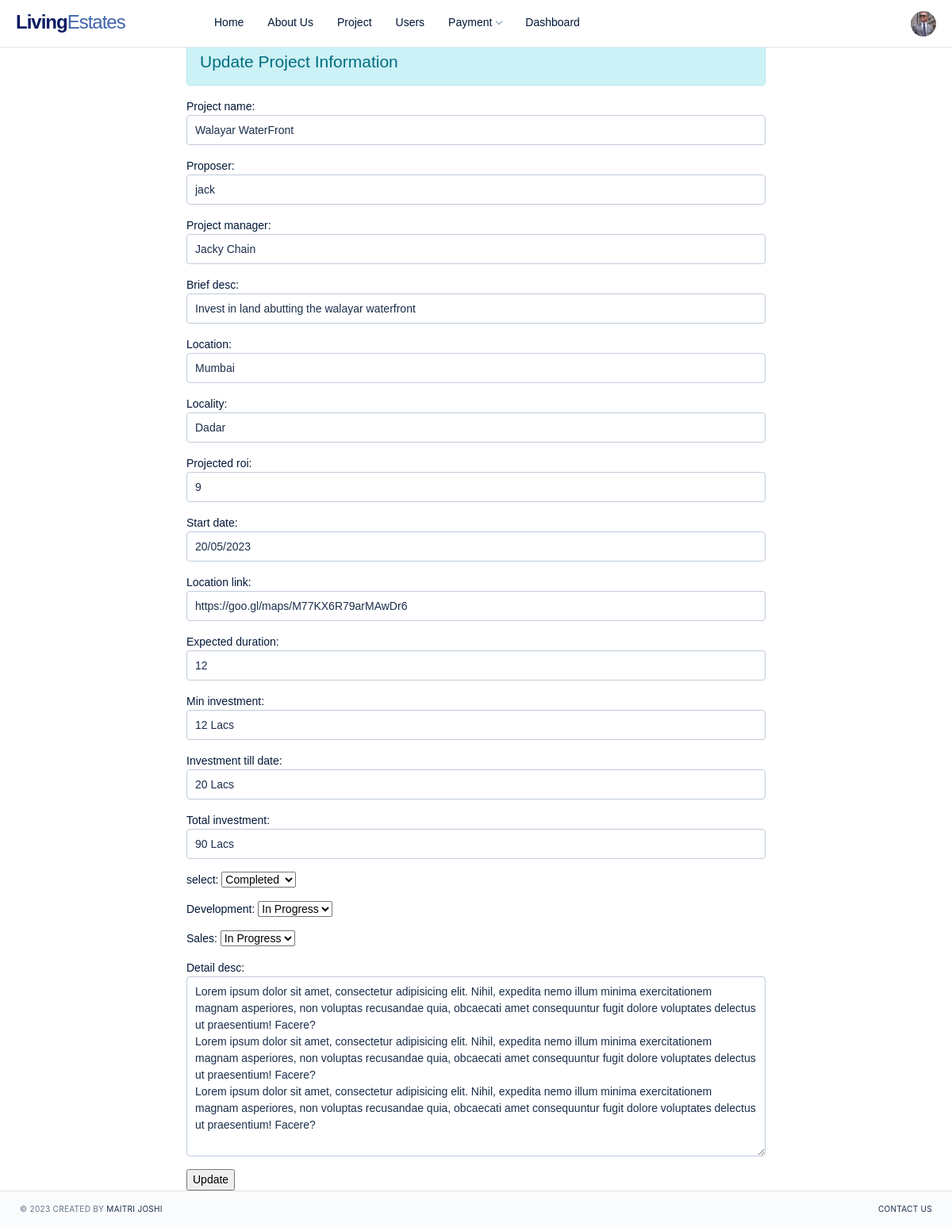
/1/ (signed in), run on the app's committed database.
### app/models.py (models this page shows, shortened)
class Profile(models.Model):
    user=models.OneToOneField(User,null=True,on_delete=models.CASCADE)
    phone_no=models.CharField(max_length=10)
    address_line1=models.CharField(max_length=30)
    address_line2=models.CharField(max_length=30)
    pincode=models.CharField(max_length=30)
    city=models.CharField(max_length=30)
    country=models.CharField(max_length=30)
    image=models.ImageField(upload_to='profile',null=True,default='default.jpg')
    activate_flag=models.CharField(max_length=10,default='0')

class Project(models.Model):
    user=models.ForeignKey(User,on_delete=models.CASCADE,null=True)
    project_name=models.CharField(max_length=100)
    proposer=models.CharField(max_length=100)
    project_manager=models.CharField(max_length=100)
    brief_desc=models.CharField(max_length=100)
    location=models.CharField(max_length=100)
    locality=models.CharField(max_length=100)
    Projected_ROI=models.CharField(max_length=100)
    start_date=models.CharField(max_length=100)
    location_link=models.CharField(max_length=100)
    expected_duration=models.CharField(max_length=100)
    min_investment=models.CharField(max_length=100)
    Investment_till_date=models.CharField(max_length=100)
    total_investment=models.CharField(max_length=100)
    land_purchased=models.CharField(max_length=20,choices=land_p)
    development=models.CharField(max_length=20,choices=dev)
    sales=models.CharField(max_length=20,choices=sales)
    detail_desc=models.TextField(max_length=1000)

### app/views.py (the view)
# urls.py: path('<int:id>/', views.update_project, name='update_project'),
def update_project(request,id):
    if request.method=='POST':
        data1=Project.objects.get(id=id)
        data2=str(data1)
        data2=data2.replace(' ','_')
        print(data2,type(data2),len(data2),'ppppppppppppppppppppp')
        fm=add_project_form(request.POST,request.FILES, instance=data1)
        if fm.is_valid():
            fm.save()
            data=Project.objects.all()
            return redirect('edit_project_images',data2)
    else:
        data=Project.objects.get(id=id)
        fm=add_project_form(instance=data)
        img1=ImageForm(instance=data)
    user_list=User.objects.get(username=request.user)
    profile_info=Profile.objects.filter(user=request.user)
    if len(profile_info)==1:
        profile_info=Profile.objects.get(user=request.user)
    return render(request,'update_project.html',{'form':fm,'img1':img1,'profile':profile_info,'data1':user_list})

### app/forms.py
class ImageForm(ModelForm):
    image=forms.ImageField(
        label='image',
    )
    class Meta:
        model=Image
        fields=('image',)

### TEMPLATES/update_project.html (shortened to what this page needs)
{%extends 'base_admin.html'%}
{%block update_project%}
<div class="container mt-5">
    <div class="row">
        <div class="col-sm-8 offset-2">
            <h4 class="alert alert-info">Update Project Information</h4>
            <form action="" method="POST" enctype="multipart/form-data">
                {{form.as_p}}
                <input type="submit" value="Update">
            </form>
        </div>
    </div>
</div>
{%endblock%}

### TEMPLATES/base_admin.html (shortened to what this page needs)
<!DOCTYPE html>
{% load static %}
<html lang="en">
<head>
    <link rel="stylesheet" href="{% static 'css/style1.css' %}">
    <link rel="stylesheet" href="{% static 'css/dashboard.css' %}">
</head>
<body class="page-profile">
    <header class="navbar navbar-header navbar-header-fixed">
        <div class="navbar-brand">
            <a href="#" class="df-logo">Living<span>Estates</span></a>
        </div>
        <div id="navbarMenu" class="navbar-menu-wrapper">
            <ul class="nav navbar-menu">
                <li class="nav-item">
                    <a href="{%url 'admin_homepage'%}" class="nav-link">Home</a>
                </li>
                <li class="nav-item">
                    <a href="{%url 'admin_about_us'%}" class="nav-link">About Us</a>
                </li>
                <li class="nav-item">
                    <a href="{% url 'project'%}" class="nav-link">Project</a>
                </li>
                <li class="nav-item">
                    <a href="{% url 'user_details' %}" class="nav-link">Users</a>
                </li>
                <li class="nav-item with-sub">
                    <a href="#" class="nav-link">Payment</a>
                </li>
                <li class="nav-item">
                    <a href="#" class="nav-link">Dashboard</a>
                </li>
            </ul>
        </div>
        <div class="navbar-right">
            <div class="dropdown dropdown-profile">
                <a href="#" role="button" class="dropdown-link" data-bs-toggle="dropdown" data-bs-display="static">
                    <div class="avatar avatar-sm"><img src="{{profile.image.url}}" class="rounded-circle" alt=""></div>
                </a>
            </div>
        </div>
    </header>
{%block update_project%}
{%endblock%}
    <footer class="footer">
        <div>
            <span>&copy; 2023 </span>
            <span>Created by <a href="#">Maitri Joshi</a></span>
        </div>
        <div>
            <nav class="nav">
                <a href="#" class="nav-link">Contact Us</a>
            </nav>
        </div>
    </footer>
</body>
</html>

### data on the page
Profile: image (picture)
Project: project_name "Walayar WaterFront", proposer "jack", project_manager "Jacky Chain", brief_desc "Invest in land abutting the walayar waterfront", location "Mumbai", locality "Dadar", Projected_ROI "9", start_date "20/05/2023", location_link "https://goo.gl/maps/M77KX6R79arMAwDr6", expected_duration "12", min_investment "12 Lacs", Investment_till_date "20 Lacs", total_investment "90 Lacs", land_purchased "Completed", development "In Progress", sales "In Progress", detail_desc "Lorem ipsum dolor sit amet, consectetur adipisicing elit. Nihil, expedita nemo illum minima exercitationem magnam asperiores, non voluptas recusandae quia, obcaecati amet consequuntur fugit dolore voluptates delectus ut praesentium! Facere? Lorem ipsum dolor sit amet, consectetur adipisicing elit. Nihil, expedita nemo illum minima exercitationem magnam asperiores, non voluptas recusandae quia, obcaecati amet consequuntur fugit dolore voluptates delectus ut praesentium! Facere? Lorem ipsum dolor sit amet, consectetur adipisicing elit. Nihil, expedita nemo illum minima exercitationem magnam asperiores, non voluptas recusandae quia, obcaecati amet consequuntur fugit dolore voluptates delectus…"
